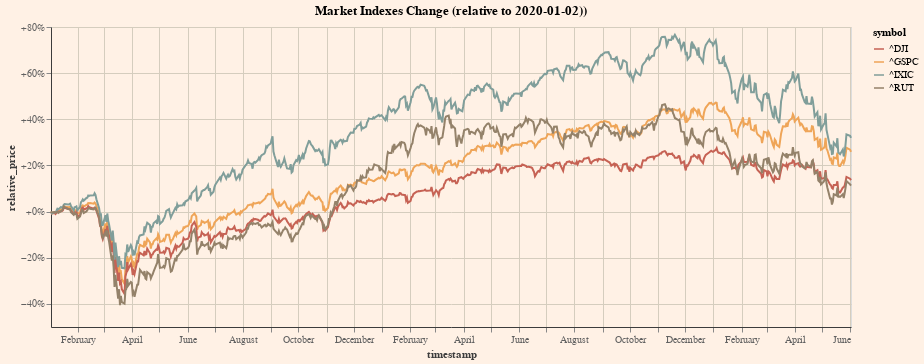

The notebook cell saved with this chart:
### Code cell
with alt.themes.enable('capon'):
    chart = alt.Chart(markets).mark_line().encode(
        x='timestamp',
        y=alt.Y('relative_price', axis=alt.Axis(format='+%')),
        color='symbol',
        tooltip=['timestamp', 'symbol', alt.Tooltip('relative_price', format='+.2%')],
    ).properties(
        title=f"Market Indexes Change (relative to {markets['timestamp'].dt.date.min()}))",
        width=800,
        height=300,
    )
    
    display(chart)

### Figure 1 — Vega-Lite specification as saved in the notebook (floating-point values rounded to 4 significant figures; data arrays with more than 128 entries replaced by an {"elided": "..."} marker saying what was removed)
{"config": {"background": "#fff1e5", "axisX": {"titleColor": "#3C3C3C", "labelColor": "#606060", "domainColor": "#3C3C3C", "gridColor": "#D5CDBE"}, "axisY": {"titleColor": "#3C3C3C", "labelColor": "#606060", "domainColor": "#3C3C3C", "gridColor": "#D5CDBE"}, "range": {"category": ["#C66254", "#EFA558", "#809E9A", "#94826A"]}}, "data": {"name": "data-360f56d5fe3b66a56d30aaa342042ac6"}, "mark": "line", "encoding": {"color": {"field": "symbol", "type": "nominal"}, "tooltip": [{"field": "timestamp", "type": "temporal"}, {"field": "symbol", "type": "nominal"}, {"field": "relative_price", "format": "+.2%", "type": "quantitative"}], "x": {"field": "timestamp", "type": "temporal"}, "y": {"axis": {"format": "+%"}, "field": "relative_price", "type": "quantitative"}}, "height": 300, "title": "Market Indexes Change (relative to 2020-01-02))", "width": 800, "$schema": "https://vega.github.io/schema/vega-lite/v4.17.0.json", "datasets": {"data-360f56d5fe3b66a56d30aaa342042ac6": {"elided": "2436 records"}}}
